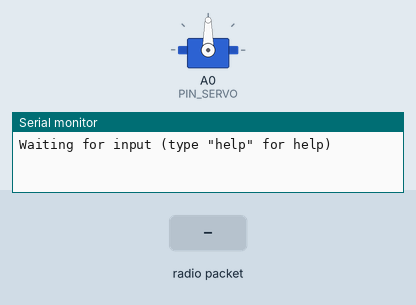
A sketch run on a simulated Arduino Nano, built with avr-gcc and run on an emulated ATmega328P. Parts: servo, the last lines printed to the serial monitor. The inputs (shaded band) are chosen by the test bench. No radio packets arrive unless stated.

Above: at 1.2 s.
1.3 s: radio packet "sweep" arrives
4.3 s: radio packet "help" arrives
At 6.5 s:
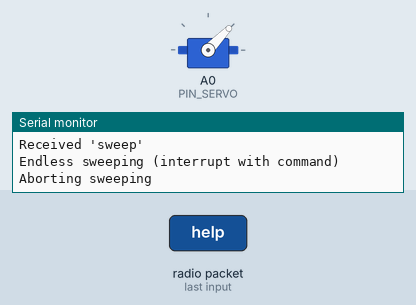
7.3 s: radio packet "open" arrives
At 8.0 s:
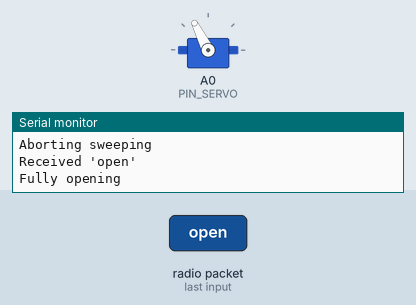
8.8 s: radio packet "5" arrives
At 9.1 s:
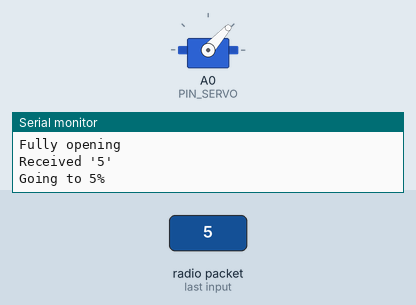
10.3 s: radio packet "90" arrives
At 11.5 s:
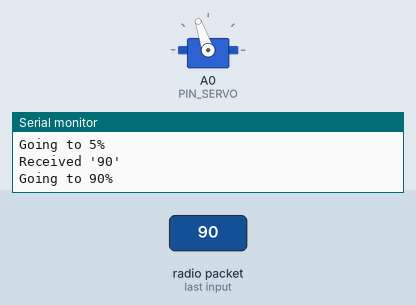
11.8 s: radio packet "0" arrives
At 12.6 s:
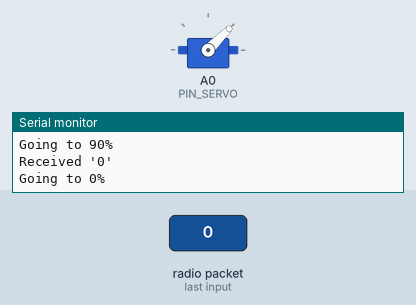
Timing chart, 0 to 14.3 s (numbered marks = the images above; inputs shaded):
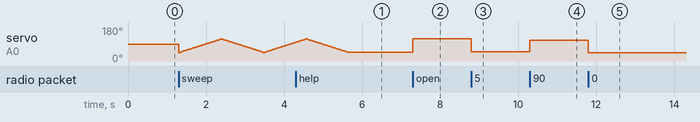

The sketch:

gripper.ino
```cpp
#include <stdint.h>

#include <SPI.h>
#include <RF24.h>

#include <Servo.h>

static Servo myservo;
static RF24 rf( /*ce */ 9, /*cs */ 10);

const int PIN_SERVO = A0;

int pos = 60;                   // variable to store the servo position
int lowerLimit = 45;
int upperLimit = 117;

static const uint64_t address = 0x66996699LL;   // So that's 0x0066996699

void setup()
{
    /* Serial init */
    Serial.begin(9600);
    Serial.println("Waiting for input (type \"help\" for help)");

    /* NRF init */
    rf.begin();

    rf.enableDynamicPayloads();
    rf.openReadingPipe(1, address);
    rf.startListening();

    /* Servo init */
    myservo.attach(PIN_SERVO);
}

static boolean readLine(char *line)
{
    uint8_t buf[32];

    if (rf.available()) {
        boolean done = false;
        while (!done) {
            int len = rf.getDynamicPayloadSize();
            done = rf.read(buf, len);
            memcpy(line, (const char *) buf, len);
            line[len] = 0;
        }
        return true;
    }

    return false;
}

void updatePos(int newPos)
{
    if (newPos != pos) {
        if (newPos > upperLimit || newPos < lowerLimit) {
            Serial.print("Reached limit");
            Serial.println(newPos, DEC);
        } else {
            myservo.write(newPos);
            delay(15);
            pos = newPos;
        }
    } else {
        Serial.println("Already at desired position");
    }
}

void sweep()
{
    char line[32];
    int i;
    while (true) {
        int stepsize = 1;
        for (i = lowerLimit; i < upperLimit; i += stepsize) {
            if (i >= upperLimit) {
                delay(1000);
            }
            myservo.write(i);
            delay(15);
        }
        for (i = upperLimit; i > lowerLimit; i -= stepsize) {
            if (i <= lowerLimit) {
                delay(1000);
            }
            myservo.write(i);
            delay(15);
        }
        if (readLine(line)) {
            Serial.println("Aborting sweeping");
            pos = i;
            return;
        }
    }

}

void openPercent(int openPercent)
{
    if (openPercent > 100 || openPercent < 0) {
        Serial.print(openPercent);
        Serial.println(" is not between 0% and 100%!");
        return;
    }
    int newTgt = (openPercent * 0.72) + 45;
    updatePos(roundNbr(newTgt));

}

int roundNbr(float raw)
{
    int result = -1;
    int rawInt = (int) raw;
    float remainder = raw - rawInt;
    if (remainder < 0.5) {
        result = floor(raw);
    } else {
        result = ceil(raw);
    }
    return result;

}

void loop()
{
    char line[32];

    boolean ok = readLine(line);

    if (ok) {
        Serial.print("Received '");
        Serial.print(line);
        Serial.println("'");

        if (isDigit(line[0])) {
            int pc = atoi(line);
            Serial.print("Going to ");
            Serial.print(pc);
            Serial.println("%");
            openPercent(pc);
            return;
        }

        if (strcmp(line, "help") == 0) {
            Serial.println("Available commands:");
            Serial.
                println
                ("\"0 ... 100\" ==> bring gipper in given % position");
            Serial.println("\"open\" ==> open gripper fully");
            Serial.println("\"close\" ==> close gripper fully");
            Serial.
                println
                ("\"sweep\" ==> open/close until serial interruption");
            Serial.println("\"pos\" ==> display current servo position");
        } else if (strcmp(line, "open") == 0) {
            Serial.println("Fully opening");
            openPercent(100);
        } else if (strcmp(line, "close") == 0) {
            Serial.println("Fully closing");
            openPercent(0);
        } else if (strcmp(line, "pos") == 0) {
            Serial.print("Current servo position: ");
            int actual = myservo.read();
            Serial.println(actual);
        } else if (strcmp(line, "sweep") == 0) {
            Serial.println("Endless sweeping (interrupt with command)");
            sweep();
        } else {
            Serial.print("Invalid command: ");
            Serial.println(line);
        }
    }
}
```

Measured:
- after the input at 4.3 s, servo on A0 (PIN_SERVO): goes on until 5.6 s, then stays 46°
- after the input at 7.3 s, servo on A0 (PIN_SERVO): 46° → 117° at once
- after the input at 8.8 s, servo on A0 (PIN_SERVO): 117° → 48° at once
- after the input at 10.3 s, servo on A0 (PIN_SERVO): 48° → 109° at once
- after the input at 11.8 s, servo on A0 (PIN_SERVO): 109° → 45° at once
